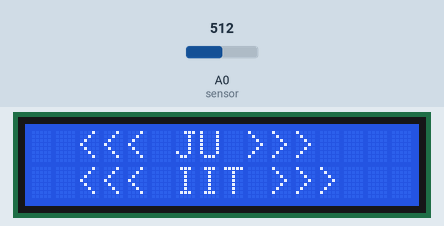
This sketch was run on a simulated Arduino Uno, built with avr-gcc and run on an emulated ATmega328P. Parts: 16×2 character LCD. The test bench sets the inputs (shaded band); at power-on: A0 (sensor) = 512.

Above: at 4.1 s.
At 13.2 s:
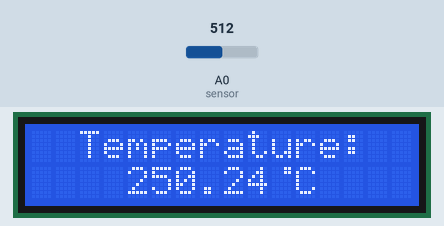
13.3 s: A0 (sensor) set to 716
At 24.7 s:
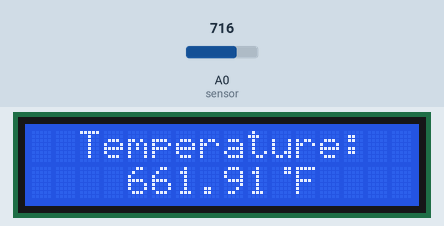
25.2 s: A0 (sensor) set to 900
At 31.3 s:
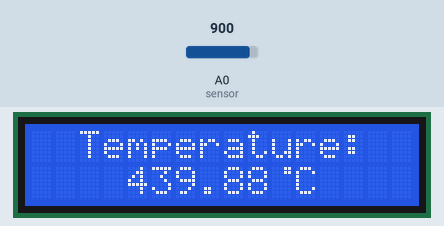
34.6 s: A0 (sensor) set to 1023
At 46.5 s:
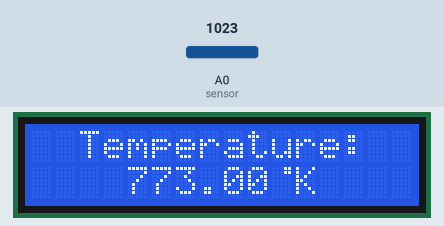
Timing chart, 0 to 48.0 s (numbered marks = the images above; inputs shaded):
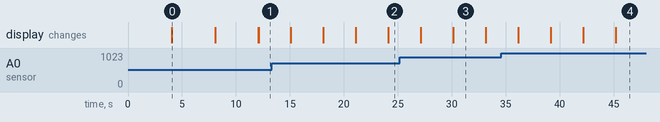

The sketch:

display_temperature.ino
```cpp
#include<LiquidCrystal.h>
LiquidCrystal lcd(8, 9, 10, 11, 12, 13);

#define sensor A0

byte degree[8] =
{
  0b00011,
  0b00011,
  0b00000,
  0b00000,
  0b00000,
  0b00000,
  0b00000,
  0b00000
};

void setup()
{
  lcd.begin(16, 2);
  lcd.createChar(1, degree);
  lcd.setCursor(0, 0);
  lcd.print("    Digital    ");
  lcd.setCursor(0, 1);
  lcd.print("  Thermometer   ");
  delay(4000);
  lcd.clear();
  lcd.setCursor(2, 0);
  lcd.print("<<< JU >>>");
  lcd.setCursor(2, 1);
  lcd.print("<<< IIT >>>");
  delay(4000);
  lcd.clear();
  lcd.setCursor(2, 0);
  lcd.print(" 1st YEAR ");
  lcd.setCursor(2, 1);
  lcd.print("2st SEMESTER");
  delay(4000);
  lcd.clear();
}

void loop()
{
  /*---------Temperature-------*/
  float reading = analogRead(sensor);
  float temperature = reading * (5.0 / 1023.0) * 100;
  float fahrenheit = ((temperature * 9) / 5) + 32;
  float kelvin = temperature + 273;
  delay(10);

  /*------Display Result------*/
  lcd.clear();
  lcd.setCursor(2, 0);
  lcd.print("Temperature:");
  lcd.setCursor(4, 1);
  lcd.print(temperature);
  lcd.write(1);
  lcd.print("C");
  delay(3000);
  lcd.clear();
  lcd.setCursor(2, 0);
  lcd.print("Temperature:");
  lcd.setCursor(4, 1);
  lcd.print(fahrenheit);
  lcd.write(1);
  lcd.print("F");
  delay(3000);
  lcd.clear();
  lcd.setCursor(2, 0);
  lcd.print("Temperature:");
  lcd.setCursor(4, 1);
  lcd.print(kelvin);
  lcd.write(1);
  lcd.print("K");
  delay(3000);
}
```

Measured:
- what the display in image 0 shows lasts 4.0 s, from 4.1 s to 8.1 s
- what the display in image 3 shows lasts 3.1 s, from 30.1 s to 33.2 s
